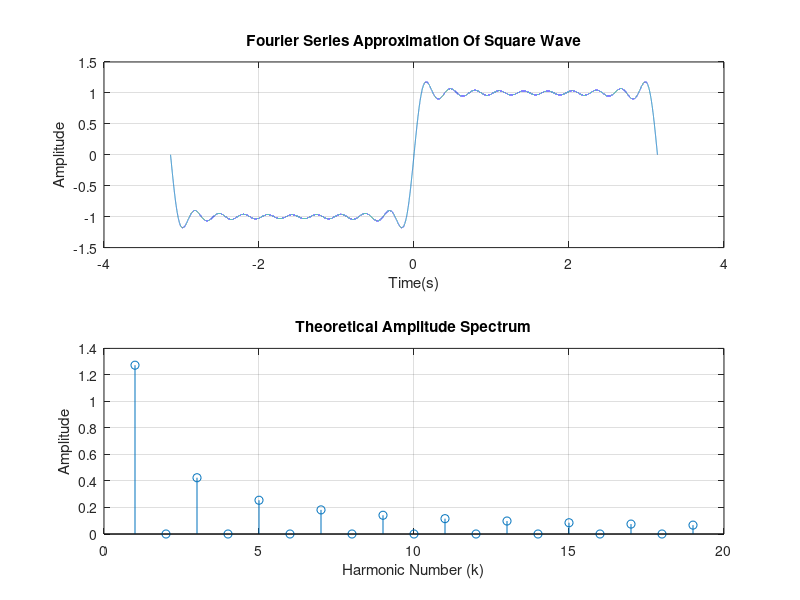

The MATLAB script that drew this image:
clc; 
clear all; 
close all; 
T = 2*pi; %period 
t= -pi:0.0001:pi; 
N =20; %No of harmonies 
u = zeros(size(t)); 
for k = 1:2:N 
u = u+(4/pi)*(1/k)*sin(k*t);%y= 4h/pi∑ n=1,3,5 to ∞ 1/n sin(nwt) 
end 
subplot(2,1,1); 
plot(t,u); 
title("Fourier Series Approximation Of Square Wave"); 
xlabel("Time(s)"); 
ylabel("Amplitude"); 
grid on; 
for k = 1:2:N 
A(k) = (4/(k*pi)); 
end 
x_axis = 1:length(A); 
subplot(2,1,2); 
stem(x_axis,A); 
title('Theoretical Amplitude Spectrum'); 
xlabel('Harmonic Number (k)'); 
ylabel('Amplitude'); 
grid on; 
